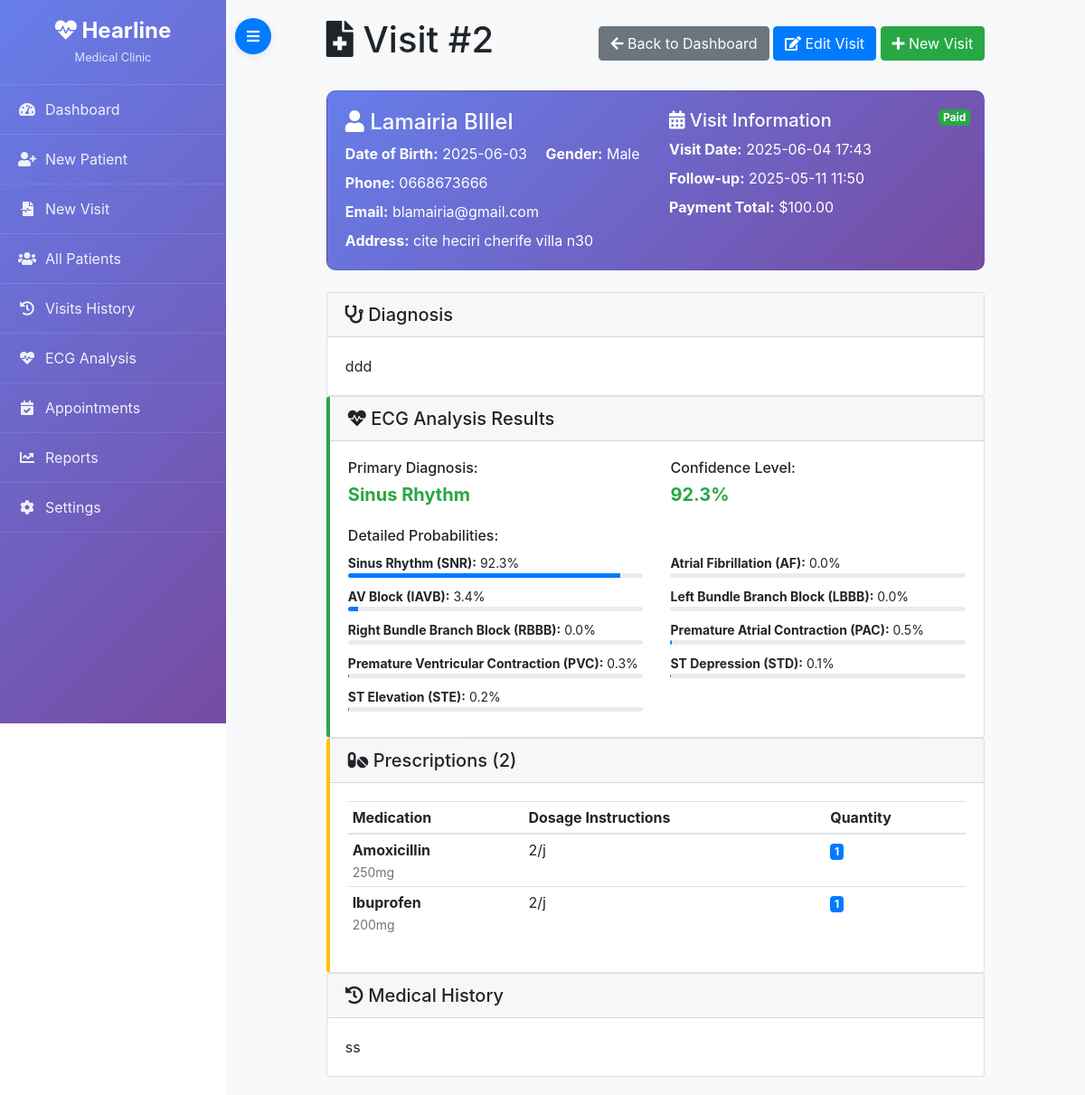
The page /visit/2 on the database as committed earlier.
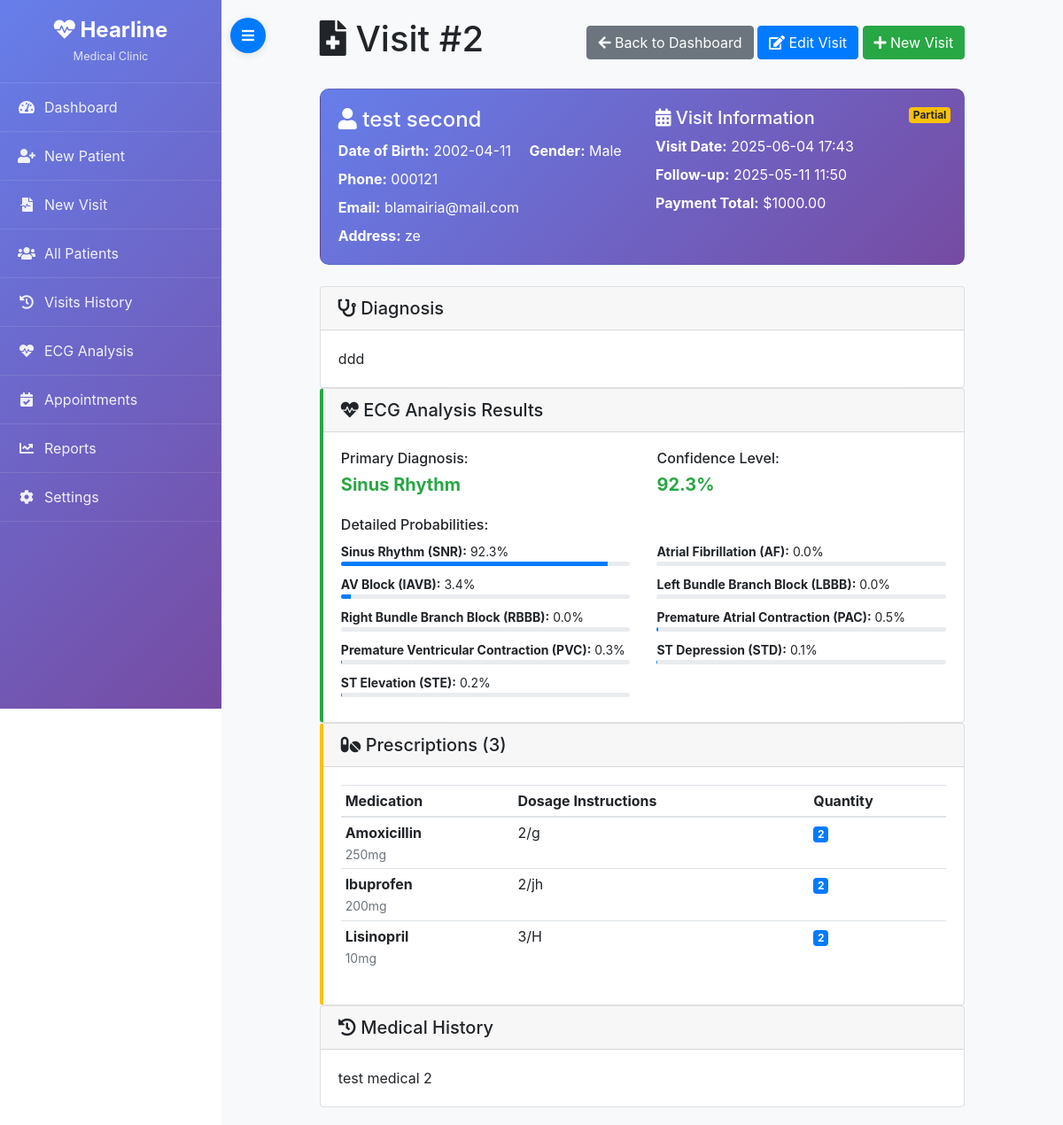
The same page on the database as committed later.
### models.py (models this page shows)
class Visit(db.Model):
    __tablename__ = "visit"
    id               = db.Column(db.Integer, primary_key=True)
    appointment_id   = db.Column(db.Integer, db.ForeignKey("appointment.id"), nullable=True)
    patient_id       = db.Column(db.Integer, db.ForeignKey("patient.id"), nullable=False)
    doctor_id        = db.Column(db.Integer, db.ForeignKey("doctor.id"), nullable=True)
    visit_date       = db.Column(db.DateTime, nullable=False)
    diagnosis        = db.Column(db.Text, nullable=True)
    follow_up_date   = db.Column(db.DateTime, nullable=True)
    ecg_mat          = db.Column(db.String(256), nullable=True)   # Path to uploaded .mat
    ecg_hea          = db.Column(db.String(256), nullable=True)   # Path to uploaded .hea
    ecg_prediction   = db.Column(JSON, nullable=True)            # e.g. {"AF":0.12, ...}
    payment_total    = db.Column(db.Numeric(10, 2), default=0.00)
    payment_status   = db.Column(db.String(20), default="unpaid")  # "paid"/"partial"/"unpaid"
    payment_remaining= db.Column(db.Numeric(10, 2), default=0.00)
    created_at       = db.Column(db.DateTime, default=datetime.utcnow)
    updated_at       = db.Column(db.DateTime, default=datetime.utcnow, onupdate=datetime.utcnow)
    documents        = db.relationship("VisitDocument", backref="visit", lazy="dynamic")
    prescriptions    = db.relationship("Prescription", backref="visit", lazy="dynamic")

class Patient(db.Model):
    __tablename__ = "patient"
    id               = db.Column(db.Integer, primary_key=True)
    first_name       = db.Column(db.String(50), nullable=False)
    last_name        = db.Column(db.String(50), nullable=False)
    date_of_birth    = db.Column(db.Date, nullable=False)
    gender           = db.Column(db.String(10), nullable=False)  # e.g. "Male"/"Female"/"Other"
    address          = db.Column(db.Text, nullable=True)
    phone            = db.Column(db.String(20), nullable=True)
    email            = db.Column(db.String(120), nullable=True, unique=True)
    medical_history  = db.Column(db.Text, nullable=True)
    created_at       = db.Column(db.DateTime, default=datetime.utcnow)
    updated_at       = db.Column(db.DateTime, default=datetime.utcnow, onupdate=datetime.utcnow)
    visits           = db.relationship("Visit", backref="patient", lazy="dynamic")
    waiting_list     = db.relationship("WaitingListEntry", backref="patient", lazy="dynamic")

class Prescription(db.Model):
    __tablename__ = "prescription"
    id                   = db.Column(db.Integer, primary_key=True)
    visit_id             = db.Column(db.Integer, db.ForeignKey("visit.id"), nullable=False)
    medicament_num_enr   = db.Column(db.String(50), db.ForeignKey("medicament.num_enr"), nullable=False)
    dosage_instructions  = db.Column(db.Text, nullable=False)
    quantity             = db.Column(db.Integer, nullable=False)
    created_at           = db.Column(db.DateTime, default=datetime.utcnow)
    updated_at           = db.Column(db.DateTime, default=datetime.utcnow, onupdate=datetime.utcnow)

class Medicament(db.Model):
    __tablename__ = "medicament"  # Already exists in your DB; do not touch data
    num_enr   = db.Column(db.String(50), primary_key=True)  # key matches your existing table
    nom_com   = db.Column(db.String(100), nullable=False)
    nom_dci   = db.Column(db.String(100), nullable=False)
    dosage    = db.Column(db.String(50), nullable=False)
    unite     = db.Column(db.String(20), nullable=False)
    prescriptions = db.relationship("Prescription", backref="medicament", lazy="dynamic")

### app.py (the view)
@app.route("/visit/<int:visit_id>")
def visit_details(visit_id):
    visit = Visit.query.get_or_404(visit_id)
    prescriptions = visit.prescriptions.all()
    documents = visit.documents.all()
    ecg_analysis = None
    if visit.ecg_prediction:
        class_names = {
            "SNR": "Sinus Rhythm",
            "AF": "Atrial Fibrillation",
            "IAVB": "AV Block",
            "LBBB": "Left Bundle Branch Block",
            "RBBB": "Right Bundle Branch Block",
            "PAC": "Premature Atrial Contraction",
            "PVC": "Premature Ventricular Contraction",
            "STD": "ST Depression",
            "STE": "ST Elevation"
        }
        max_prob_abbr = max(visit.ecg_prediction, key=visit.ecg_prediction.get)
        max_prob_value = visit.ecg_prediction[max_prob_abbr]
        ecg_analysis = {
            "probabilities": visit.ecg_prediction,
            "class_names": class_names,
            "primary_diagnosis": {
                "abbreviation": max_prob_abbr,
                "name": class_names.get(max_prob_abbr, max_prob_abbr),
                "probability": max_prob_value
            }
        }
    return render_template("visit_details.html",
                         visit=visit,
                         prescriptions=prescriptions,
                         documents=documents,
                         ecg_analysis=ecg_analysis)

### templates/visit_details.html (shortened to what the changed rows need)
{% extends "base.html" %}
{% block content %}
<div class="container-fluid">
  <div class="row">
    <div class="col-lg-10 col-md-12 mx-auto">
      <div class="d-flex justify-content-between align-items-center mb-4">
        <h1><i class="fas fa-file-medical"></i> Visit #{{ visit.id }}</h1>        <div>
          <a href="{{ url_for('index') }}" class="btn btn-secondary">
          </a>
          <a href="{{ url_for('edit_visit', visit_id=visit.id) }}" class="btn btn-primary">
          </a>
          <a href="{{ url_for('create_visit') }}" class="btn btn-success">
          </a>
      </div>
    </div>
    <div class="card patient-info section-card mb-4">
      <div class="card-body position-relative">
        <div class="visit-status">
          <span class="badge {% if visit.payment_status == 'paid' %}badge-success{% elif visit.payment_status == 'partial' %}badge-warning{% else %}badge-danger{% endif %} badge-lg">
            {{ visit.payment_status | capitalize }}
          </span>
        </div>
        <div class="row">
          <div class="col-md-6">
            <h4><i class="fas fa-user"></i> {{ visit.patient.first_name }} {{ visit.patient.last_name }}</h4>
            <p class="mb-2">
              <strong>Date of Birth:</strong> {{ visit.patient.date_of_birth.strftime('%Y-%m-%d') }}
              <span class="ml-3"><strong>Gender:</strong> {{ visit.patient.gender }}</span>
            </p>
            {% if visit.patient.phone %}
              <p class="mb-2"><strong>Phone:</strong> {{ visit.patient.phone }}</p>
            {% endif %}
            {% if visit.patient.email %}
              <p class="mb-2"><strong>Email:</strong> {{ visit.patient.email }}</p>
            {% endif %}
            {% if visit.patient.address %}
              <p class="mb-0"><strong>Address:</strong> {{ visit.patient.address }}</p>
            {% endif %}
          </div>
          <div class="col-md-6">
            <h5><i class="fas fa-calendar-alt"></i> Visit Information</h5>
            <p class="mb-2"><strong>Visit Date:</strong> {{ visit.visit_date.strftime('%Y-%m-%d %H:%M') }}</p>
            {% if visit.follow_up_date %}
              <p class="mb-2"><strong>Follow-up:</strong> {{ visit.follow_up_date.strftime('%Y-%m-%d %H:%M') }}</p>
            {% endif %}
            <p class="mb-2">
              <strong>Payment Total:</strong> ${{ "%.2f"|format(visit.payment_total) }}
            </p>
          </div>
        </div>
      </div>
    </div>
    <div class="card section-card">
      <div class="card-body">
        {% if visit.diagnosis %}
          <p class="mb-0">{{ visit.diagnosis }}</p>
        {% else %}
          <em class="text-muted">No diagnosis recorded for this visit.</em>
        {% endif %}
      </div>
    </div>
    {% if ecg_analysis %}
    <div class="card ecg-card">
      <div class="card-body">
        <div class="row">
          {% for abbr, prob in ecg_analysis.probabilities.items() %}
            {% set prob_percent = "%.1f"|format(prob * 100) %}
            <div class="col-md-6 mb-2">
              <small><strong>{{ ecg_analysis.class_names[abbr] }} ({{ abbr }}):</strong> {{ prob_percent }}%</small>
              <div class="progress" style="height: 5px;">
                <div class="progress-bar" role="progressbar" style="width: {{ prob_percent }}%"></div>
              </div>
            </div>
          {% endfor %}
        </div>
      </div>
    </div>
    {% endif %}
    {% if prescriptions %}
    <div class="card prescription-card">
      <div class="card-header">
        <h5 class="mb-0"><i class="fas fa-pills"></i> Prescriptions ({{ prescriptions|length }})</h5>
      </div>
      <div class="card-body">
        <div class="table-responsive">
          <table class="table table-sm">
            <thead>
              <tr>
                <th>Medication</th>
                <th>Dosage Instructions</th>
                <th>Quantity</th>
              </tr>
            </thead>
            <tbody>
              {% for prescription in prescriptions %}
                <tr>
                  <td>
                    <strong>{{ prescription.medicament.nom_com if prescription.medicament else 'Unknown' }}</strong>
                    {% if prescription.medicament %}
                      <br><small class="text-muted">{{ prescription.medicament.dosage }}{{ prescription.medicament.unite }}</small>
                    {% endif %}
                  </td>
                  <td>{{ prescription.dosage_instructions }}</td>
                  <td><span class="badge badge-primary">{{ prescription.quantity }}</span></td>
                </tr>
              {% endfor %}
            </tbody>
          </table>
        </div>
      </div>
    </div>
    {% endif %}
    {% if visit.patient.medical_history %}
    <div class="card section-card">
      <div class="card-header">
        <h5 class="mb-0"><i class="fas fa-history"></i> Medical History</h5>
      </div>
      <div class="card-body">
        <p class="mb-0">{{ visit.patient.medical_history }}</p>
      </div>
    </div>
    {% endif %}
  </div>
</div>
{% endblock %}

Rows that differ between the two databases and show on the page:
no longer on this page (row unchanged): Patient: patient.first_name "Lamairia", patient.last_name "BIllel", patient.date_of_birth "2025-06-03", patient.gender "Male", patient.phone "0668673666", patient.email "blamairia@gmail.com", patient.address "cite heciri cherife villa n30", patient.medical_history "ss"
changed Visit "ddd": payment_status "Paid" → "Partial"; payment_total "100.00" → "1000.00"
now on this page (row unchanged): Patient: patient.first_name "test", patient.last_name "second", patient.date_of_birth "2002-04-11", patient.gender "Male", patient.phone "000121", patient.email "blamairia@mail.com", patient.address "ze", patient.medical_history "test medical 2"
changed Prescription "Amoxicillin": dosage_instructions "2/j" → "2/g"; quantity "1" → "2"
changed Prescription "Ibuprofen": dosage_instructions "2/j" → "2/jh"; quantity "1" → "2"
added Prescription: medicament "Lisinopril", medicament.dosage "10", medicament.unite "mg", dosage_instructions "3/H", quantity "2"
Other text that changed with them:
{{ prescriptions|length }}: "2" → "3"
